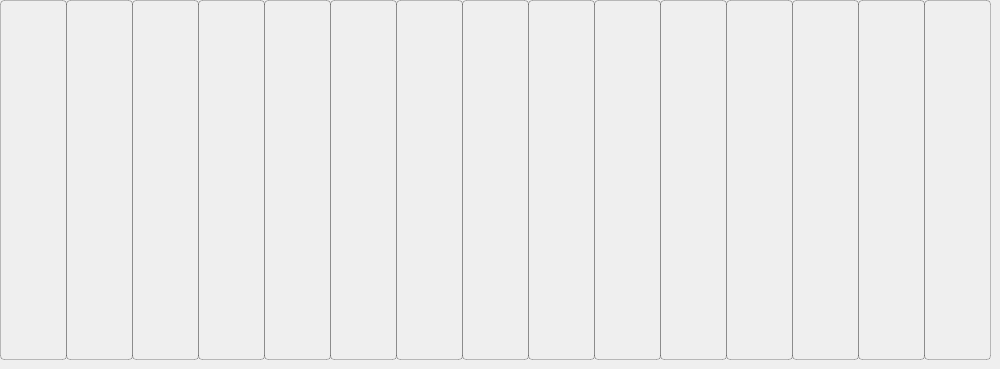
    <widget class="QFrame" name="keys_frame">
     <property name="styleSheet">
      <string notr="true">QFrame {
border-radius: 3px;
}</string>
     </property>
     <property name="frameShape">
      <enum>QFrame::Panel</enum>
     </property>
     <property name="frameShadow">
      <enum>QFrame::Raised</enum>
     </property>
     <widget class="QPushButton" name="C3">
      <property name="geometry">
       <rect>
        <x>0</x>
        <y>0</y>
        <width>67</width>
        <height>360</height>
       </rect>
      </property>
      <property name="styleSheet">
       <string notr="true">QPushButton {
	border-radius: 4px;
	background-color: qlineargradient(spread:pad, x1:1, y1:1, x2:0, y2:0, stop:0 rgb(255, 249, 240), stop:1 				rgb(200, 200, 200));
	border: 1px solid;
	border-color: rgba(0, 0, 0,  60);
}

QPushButton:hover {
	background-color: qlineargradient(spread:pad, x1:1, y1:1, x2:0, y2:0, stop:0 rgb(255, 249, 240), stop:1 				rgb(255, 255, 255));
}

QPushButton:pressed {
	background-color: qlineargradient(spread:pad, x1:1, y1:1, x2:0, y2:0, stop:0 rgb(255, 249, 240), stop:1 				rgb(180, 180, 180));
}</string>
      </property>
      <property name="text">
       <string/>
      </property>
     </widget>
     <widget class="QPushButton" name="D3">
      <property name="geometry">
       <rect>
        <x>66</x>
        <y>0</y>
        <width>67</width>
        <height>360</height>
       </rect>
      </property>
      <property name="styleSheet">
       <string notr="true">QPushButton {
	border-radius: 4px;
	background-color: qlineargradient(spread:pad, x1:1, y1:1, x2:0, y2:0, stop:0 rgb(255, 249, 240), stop:1 				rgb(200, 200, 200));
	border: 1px solid;
	border-color: rgba(0, 0, 0,  60);
}

QPushButton:hover {
	background-color: qlineargradient(spread:pad, x1:1, y1:1, x2:0, y2:0, stop:0 rgb(255, 249, 240), stop:1 				rgb(255, 255, 255));
}

QPushButton:pressed {
	background-color: qlineargradient(spread:pad, x1:1, y1:1, x2:0, y2:0, stop:0 rgb(255, 249, 240), stop:1 				rgb(180, 180, 180));
}</string>
      </property>
      <property name="text">
       <string/>
      </property>
     </widget>
     <widget class="QPushButton" name="E3">
      <property name="geometry">
       <rect>
        <x>132</x>
        <y>0</y>
        <width>67</width>
        <height>360</height>
       </rect>
      </property>
      <property name="styleSheet">
       <string notr="true">QPushButton {
	border-radius: 4px;
	background-color: qlineargradient(spread:pad, x1:1, y1:1, x2:0, y2:0, stop:0 rgb(255, 249, 240), stop:1 				rgb(200, 200, 200));
	border: 1px solid;
	border-color: rgba(0, 0, 0,  60);
}

QPushButton:hover {
	background-color: qlineargradient(spread:pad, x1:1, y1:1, x2:0, y2:0, stop:0 rgb(255, 249, 240), stop:1 				rgb(255, 255, 255));
}

QPushButton:pressed {
	background-color: qlineargradient(spread:pad, x1:1, y1:1, x2:0, y2:0, stop:0 rgb(255, 249, 240), stop:1 				rgb(180, 180, 180));
}</string>
      </property>
      <property name="text">
       <string/>
      </property>
     </widget>
     <widget class="QPushButton" name="F3">
      <property name="geometry">
       <rect>
        <x>198</x>
        <y>0</y>
        <width>67</width>
        <height>360</height>
       </rect>
      </property>
      <property name="styleSheet">
       <string notr="true">QPushButton {
	border-radius: 4px;
	background-color: qlineargradient(spread:pad, x1:1, y1:1, x2:0, y2:0, stop:0 rgb(255, 249, 240), stop:1 				rgb(200, 200, 200));
	border: 1px solid;
	border-color: rgba(0, 0, 0,  60);
}

QPushButton:hover {
	background-color: qlineargradient(spread:pad, x1:1, y1:1, x2:0, y2:0, stop:0 rgb(255, 249, 240), stop:1 				rgb(255, 255, 255));
}

QPushButton:pressed {
	background-color: qlineargradient(spread:pad, x1:1, y1:1, x2:0, y2:0, stop:0 rgb(255, 249, 240), stop:1 				rgb(180, 180, 180));
}</string>
      </property>
      <property name="text">
       <string/>
      </property>
     </widget>
     <widget class="QPushButton" name="G3">
      <property name="geometry">
       <rect>
        <x>264</x>
        <y>0</y>
        <width>67</width>
        <height>360</height>
       </rect>
      </property>
      <property name="styleSheet">
       <string notr="true">QPushButton {
	border-radius: 4px;
	background-color: qlineargradient(spread:pad, x1:1, y1:1, x2:0, y2:0, stop:0 rgb(255, 249, 240), stop:1 				rgb(200, 200, 200));
	border: 1px solid;
	border-color: rgba(0, 0, 0,  60);
}

QPushButton:hover {
	background-color: qlineargradient(spread:pad, x1:1, y1:1, x2:0, y2:0, stop:0 rgb(255, 249, 240), stop:1 				rgb(255, 255, 255));
}

QPushButton:pressed {
	background-color: qlineargradient(spread:pad, x1:1, y1:1, x2:0, y2:0, stop:0 rgb(255, 249, 240), stop:1 				rgb(180, 180, 180));
}</string>
      </property>
      <property name="text">
       <string/>
      </property>
     </widget>
     <widget class="QPushButton" name="A3">
      <property name="geometry">
       <rect>
        <x>330</x>
        <y>0</y>
        <width>67</width>
        <height>360</height>
       </rect>
      </property>
      <property name="styleSheet">
       <string notr="true">QPushButton {
	border-radius: 4px;
	background-color: qlineargradient(spread:pad, x1:1, y1:1, x2:0, y2:0, stop:0 rgb(255, 249, 240), stop:1 				rgb(200, 200, 200));
	border: 1px solid;
	border-color: rgba(0, 0, 0,  60);
}

QPushButton:hover {
	background-color: qlineargradient(spread:pad, x1:1, y1:1, x2:0, y2:0, stop:0 rgb(255, 249, 240), stop:1 				rgb(255, 255, 255));
}

QPushButton:pressed {
	background-color: qlineargradient(spread:pad, x1:1, y1:1, x2:0, y2:0, stop:0 rgb(255, 249, 240), stop:1 				rgb(180, 180, 180));
}</string>
      </property>
      <property name="text">
       <string/>
      </property>
     </widget>
     <widget class="QPushButton" name="B3">
      <property name="geometry">
       <rect>
        <x>396</x>
        <y>0</y>
        <width>67</width>
        <height>360</height>
       </rect>
      </property>
      <property name="styleSheet">
       <string notr="true">QPushButton {
	border-radius: 4px;
	background-color: qlineargradient(spread:pad, x1:1, y1:1, x2:0, y2:0, stop:0 rgb(255, 249, 240), stop:1 				rgb(200, 200, 200));
	border: 1px solid;
	border-color: rgba(0, 0, 0,  60);
}

QPushButton:hover {
	background-color: qlineargradient(spread:pad, x1:1, y1:1, x2:0, y2:0, stop:0 rgb(255, 249, 240), stop:1 				rgb(255, 255, 255));
}

QPushButton:pressed {
	background-color: qlineargradient(spread:pad, x1:1, y1:1, x2:0, y2:0, stop:0 rgb(255, 249, 240), stop:1 				rgb(180, 180, 180));
}</string>
      </property>
      <property name="text">
       <string/>
      </property>
     </widget>
     <widget class="QPushButton" name="D4">
      <property name="geometry">
       <rect>
        <x>528</x>
        <y>0</y>
        <width>67</width>
        <height>360</height>
       </rect>
      </property>
      <property name="styleSheet">
       <string notr="true">QPushButton {
	border-radius: 4px;
	background-color: qlineargradient(spread:pad, x1:1, y1:1, x2:0, y2:0, stop:0 rgb(255, 249, 240), stop:1 				rgb(200, 200, 200));
	border: 1px solid;
	border-color: rgba(0, 0, 0,  60);
}

QPushButton:hover {
	background-color: qlineargradient(spread:pad, x1:1, y1:1, x2:0, y2:0, stop:0 rgb(255, 249, 240), stop:1 				rgb(255, 255, 255));
}

QPushButton:pressed {
	background-color: qlineargradient(spread:pad, x1:1, y1:1, x2:0, y2:0, stop:0 rgb(255, 249, 240), stop:1 				rgb(180, 180, 180));
}</string>
      </property>
      <property name="text">
       <string/>
      </property>
     </widget>
     <widget class="QPushButton" name="G4">
      <property name="geometry">
       <rect>
        <x>726</x>
        <y>0</y>
        <width>67</width>
        <height>360</height>
       </rect>
      </property>
      <property name="styleSheet">
       <string notr="true">QPushButton {
	border-radius: 4px;
	background-color: qlineargradient(spread:pad, x1:1, y1:1, x2:0, y2:0, stop:0 rgb(255, 249, 240), stop:1 				rgb(200, 200, 200));
	border: 1px solid;
	border-color: rgba(0, 0, 0,  60);
}

QPushButton:hover {
	background-color: qlineargradient(spread:pad, x1:1, y1:1, x2:0, y2:0, stop:0 rgb(255, 249, 240), stop:1 				rgb(255, 255, 255));
}

QPushButton:pressed {
	background-color: qlineargradient(spread:pad, x1:1, y1:1, x2:0, y2:0, stop:0 rgb(255, 249, 240), stop:1 				rgb(180, 180, 180));
}</string>
      </property>
      <property name="text">
       <string/>
      </property>
     </widget>
     <widget class="QPushButton" name="A4">
      <property name="geometry">
       <rect>
        <x>792</x>
        <y>0</y>
        <width>67</width>
        <height>360</height>
       </rect>
      </property>
      <property name="styleSheet">
       <string notr="true">QPushButton {
	border-radius: 4px;
	background-color: qlineargradient(spread:pad, x1:1, y1:1, x2:0, y2:0, stop:0 rgb(255, 249, 240), stop:1 				rgb(200, 200, 200));
	border: 1px solid;
	border-color: rgba(0, 0, 0,  60);
}

QPushButton:hover {
	background-color: qlineargradient(spread:pad, x1:1, y1:1, x2:0, y2:0, stop:0 rgb(255, 249, 240), stop:1 				rgb(255, 255, 255));
}

QPushButton:pressed {
	background-color: qlineargradient(spread:pad, x1:1, y1:1, x2:0, y2:0, stop:0 rgb(255, 249, 240), stop:1 				rgb(180, 180, 180));
}</string>
      </property>
      <property name="text">
       <string/>
      </property>
     </widget>
     <widget class="QPushButton" name="B4">
      <property name="geometry">
       <rect>
        <x>858</x>
        <y>0</y>
        <width>67</width>
        <height>360</height>
       </rect>
      </property>
      <property name="styleSheet">
       <string notr="true">QPushButton {
	border-radius: 4px;
	background-color: qlineargradient(spread:pad, x1:1, y1:1, x2:0, y2:0, stop:0 rgb(255, 249, 240), stop:1 				rgb(200, 200, 200));
	border: 1px solid;
	border-color: rgba(0, 0, 0,  60);
}

QPushButton:hover {
	background-color: qlineargradient(spread:pad, x1:1, y1:1, x2:0, y2:0, stop:0 rgb(255, 249, 240), stop:1 				rgb(255, 255, 255));
}

QPushButton:pressed {
	background-color: qlineargradient(spread:pad, x1:1, y1:1, x2:0, y2:0, stop:0 rgb(255, 249, 240), stop:1 				rgb(180, 180, 180));
}</string>
      </property>
      <property name="text">
       <string/>
      </property>
     </widget>
     <widget class="QPushButton" name="C5">
      <property name="geometry">
       <rect>
        <x>924</x>
        <y>0</y>
        <width>67</width>
        <height>360</height>
       </rect>
      </property>
      <property name="styleSheet">
       <string notr="true">QPushButton {
	border-radius: 4px;
	background-color: qlineargradient(spread:pad, x1:1, y1:1, x2:0, y2:0, stop:0 rgb(255, 249, 240), stop:1 				rgb(200, 200, 200));
	border: 1px solid;
	border-color: rgba(0, 0, 0,  60);
}

QPushButton:hover {
	background-color: qlineargradient(spread:pad, x1:1, y1:1, x2:0, y2:0, stop:0 rgb(255, 249, 240), stop:1 				rgb(255, 255, 255));
}

QPushButton:pressed {
	background-color: qlineargradient(spread:pad, x1:1, y1:1, x2:0, y2:0, stop:0 rgb(255, 249, 240), stop:1 				rgb(180, 180, 180));
}</string>
      </property>
      <property name="text">
       <string/>
      </property>
     </widget>
     <widget class="QPushButton" name="F4">
      <property name="geometry">
       <rect>
        <x>660</x>
        <y>0</y>
        <width>67</width>
        <height>360</height>
       </rect>
      </property>
      <property name="styleSheet">
       <string notr="true">QPushButton {
	border-radius: 4px;
	background-color: qlineargradient(spread:pad, x1:1, y1:1, x2:0, y2:0, stop:0 rgb(255, 249, 240), stop:1 				rgb(200, 200, 200));
	border: 1px solid;
	border-color: rgba(0, 0, 0,  60);
}

QPushButton:hover {
	background-color: qlineargradient(spread:pad, x1:1, y1:1, x2:0, y2:0, stop:0 rgb(255, 249, 240), stop:1 				rgb(255, 255, 255));
}

QPushButton:pressed {
	background-color: qlineargradient(spread:pad, x1:1, y1:1, x2:0, y2:0, stop:0 rgb(255, 249, 240), stop:1 				rgb(180, 180, 180));
}</string>
      </property>
      <property name="text">
       <string/>
      </property>
     </widget>
     <widget class="QPushButton" name="E4">
      <property name="geometry">
       <rect>
        <x>594</x>
        <y>0</y>
        <width>67</width>
        <height>360</height>
       </rect>
      </property>
      <property name="styleSheet">
       <string notr="true">QPushButton {
	border-radius: 4px;
	background-color: qlineargradient(spread:pad, x1:1, y1:1, x2:0, y2:0, stop:0 rgb(255, 249, 240), stop:1 				rgb(200, 200, 200));
	border: 1px solid;
	border-color: rgba(0, 0, 0,  60);
}

QPushButton:hover {
	background-color: qlineargradient(spread:pad, x1:1, y1:1, x2:0, y2:0, stop:0 rgb(255, 249, 240), stop:1 				rgb(255, 255, 255));
}

QPushButton:pressed {
	background-color: qlineargradient(spread:pad, x1:1, y1:1, x2:0, y2:0, stop:0 rgb(255, 249, 240), stop:1 				rgb(180, 180, 180));
}</string>
      </property>
      <property name="text">
       <string/>
      </property>
     </widget>
     <widget class="QPushButton" name="C4">
      <property name="geometry">
       <rect>
        <x>462</x>
        <y>0</y>
        <width>67</width>
        <height>360</height>
       </rect>
      </property>
      <property name="styleSheet">
       <string notr="true">QPushButton {
	border-radius: 4px;
	background-color: qlineargradient(spread:pad, x1:1, y1:1, x2:0, y2:0, stop:0 rgb(255, 249, 240), stop:1 				rgb(200, 200, 200));
	border: 1px solid;
	border-color: rgba(0, 0, 0,  60);
}

QPushButton:hover {
	background-color: qlineargradient(spread:pad, x1:1, y1:1, x2:0, y2:0, stop:0 rgb(255, 249, 240), stop:1 				rgb(255, 255, 255));
}

QPushButton:pressed {
	background-color: qlineargradient(spread:pad, x1:1, y1:1, x2:0, y2:0, stop:0 rgb(255, 249, 240), stop:1 				rgb(180, 180, 180));
}</string>
      </property>
      <property name="text">
       <string/>
      </property>
     </widget>
     <widget class="QPushButton" name="C#3">
      <property name="geometry">
       <rect>
        <x>50</x>
        <y>0</y>
        <width>35</width>
        <height>220</height>
       </rect>
      </property>
      <property name="styleSheet">
       <string notr="true">QPushButton {
	background-color: qlineargradient(spread:pad, x1:1, y1:1, x2:0, y2:0, stop:0 rgba(0, 0, 0, 255), stop:1 					rgb(126, 126, 126));
	border-radius: 3px;
}
QPushButton:hover {
	background-color: qlineargradient(spread:pad, x1:1, y1:1, x2:0, y2:0, stop:0 rgba(0, 0, 0, 255), stop:1 					rgb(150, 150, 150));
}
QPushButton:pressed {
	background-color: qlineargradient(spread:pad, x1:1, y1:1, x2:0, y2:0, stop:0 rgba(0, 0, 0, 255), stop:1 					rgb(100, 100, 100));
}</string>
      </property>
      <property name="text">
       <string/>
      </property>
      <property name="flat">
       <bool>false</bool>
      </property>
     </widget>
     <widget class="QPushButton" name="D#3">
      <property name="geometry">
       <rect>
        <x>116</x>
        <y>0</y>
        <width>35</width>
        <height>220</height>
       </rect>
      </property>
      <property name="styleSheet">
       <string notr="true">QPushButton {
	background-color: qlineargradient(spread:pad, x1:1, y1:1, x2:0, y2:0, stop:0 rgba(0, 0, 0, 255), stop:1 					rgb(126, 126, 126));
	border-radius: 3px;
}
QPushButton:hover {
	background-color: qlineargradient(spread:pad, x1:1, y1:1, x2:0, y2:0, stop:0 rgba(0, 0, 0, 255), stop:1 					rgb(150, 150, 150));
}
QPushButton:pressed {
	background-color: qlineargradient(spread:pad, x1:1, y1:1, x2:0, y2:0, stop:0 rgba(0, 0, 0, 255), stop:1 					rgb(100, 100, 100));
}</string>
      </property>
      <property name="text">
       <string/>
      </property>
      <property name="flat">
       <bool>false</bool>
      </property>
     </widget>
     <widget class="QPushButton" name="F#3">
      <property name="geometry">
       <rect>
        <x>248</x>
        <y>0</y>
        <width>35</width>
        <height>220</height>
       </rect>
      </property>
      <property name="styleSheet">
       <string notr="true">QPushButton {
	background-color: qlineargradient(spread:pad, x1:1, y1:1, x2:0, y2:0, stop:0 rgba(0, 0, 0, 255), stop:1 					rgb(126, 126, 126));
	border-radius: 3px;
}
QPushButton:hover {
	background-color: qlineargradient(spread:pad, x1:1, y1:1, x2:0, y2:0, stop:0 rgba(0, 0, 0, 255), stop:1 					rgb(150, 150, 150));
}
QPushButton:pressed {
	background-color: qlineargradient(spread:pad, x1:1, y1:1, x2:0, y2:0, stop:0 rgba(0, 0, 0, 255), stop:1 					rgb(100, 100, 100));
}</string>
      </property>
      <property name="text">
       <string/>
      </property>
      <property name="flat">
       <bool>false</bool>
      </property>
     </widget>
     <widget class="QPushButton" name="G#3">
      <property name="geometry">
       <rect>
        <x>314</x>
        <y>0</y>
        <width>35</width>
        <height>220</height>
       </rect>
      </property>
      <property name="styleSheet">
       <string notr="true">QPushButton {
	background-color: qlineargradient(spread:pad, x1:1, y1:1, x2:0, y2:0, stop:0 rgba(0, 0, 0, 255), stop:1 					rgb(126, 126, 126));
	border-radius: 3px;
}
QPushButton:hover {
	background-color: qlineargradient(spread:pad, x1:1, y1:1, x2:0, y2:0, stop:0 rgba(0, 0, 0, 255), stop:1 					rgb(150, 150, 150));
}
QPushButton:pressed {
	background-color: qlineargradient(spread:pad, x1:1, y1:1, x2:0, y2:0, stop:0 rgba(0, 0, 0, 255), stop:1 					rgb(100, 100, 100));
}</string>
      </property>
      <property name="text">
       <string/>
      </property>
      <property name="flat">
       <bool>false</bool>
      </property>
     </widget>
     <widget class="QPushButton" name="A#3">
      <property name="geometry">
       <rect>
        <x>380</x>
        <y>0</y>
        <width>35</width>
        <height>220</height>
       </rect>
      </property>
      <property name="styleSheet">
       <string notr="true">QPushButton {
	background-color: qlineargradient(spread:pad, x1:1, y1:1, x2:0, y2:0, stop:0 rgba(0, 0, 0, 255), stop:1 					rgb(126, 126, 126));
	border-radius: 3px;
}
QPushButton:hover {
	background-color: qlineargradient(spread:pad, x1:1, y1:1, x2:0, y2:0, stop:0 rgba(0, 0, 0, 255), stop:1 					rgb(150, 150, 150));
}
QPushButton:pressed {
	background-color: qlineargradient(spread:pad, x1:1, y1:1, x2:0, y2:0, stop:0 rgba(0, 0, 0, 255), stop:1 					rgb(100, 100, 100));
}</string>
      </property>
      <property name="text">
       <string/>
      </property>
      <property name="flat">
       <bool>false</bool>
      </property>
     </widget>
     <widget class="QPushButton" name="C#4">
      <property name="geometry">
       <rect>
        <x>511</x>
        <y>0</y>
        <width>35</width>
        <height>220</height>
       </rect>
      </property>
      <property name="styleSheet">
       <string notr="true">QPushButton {
	background-color: qlineargradient(spread:pad, x1:1, y1:1, x2:0, y2:0, stop:0 rgba(0, 0, 0, 255), stop:1 					rgb(126, 126, 126));
	border-radius: 3px;
}
QPushButton:hover {
	background-color: qlineargradient(spread:pad, x1:1, y1:1, x2:0, y2:0, stop:0 rgba(0, 0, 0, 255), stop:1 					rgb(150, 150, 150));
}
QPushButton:pressed {
	background-color: qlineargradient(spread:pad, x1:1, y1:1, x2:0, y2:0, stop:0 rgba(0, 0, 0, 255), stop:1 					rgb(100, 100, 100));
}</string>
      </property>
      <property name="text">
       <string/>
      </property>
      <property name="flat">
       <bool>false</bool>
      </property>
     </widget>
     <widget class="QPushButton" name="D#4">
      <property name="geometry">
       <rect>
        <x>578</x>
        <y>0</y>
        <width>35</width>
        <height>220</height>
       </rect>
      </property>
      <property name="styleSheet">
       <string notr="true">QPushButton {
	background-color: qlineargradient(spread:pad, x1:1, y1:1, x2:0, y2:0, stop:0 rgba(0, 0, 0, 255), stop:1 					rgb(126, 126, 126));
	border-radius: 3px;
}
QPushButton:hover {
	background-color: qlineargradient(spread:pad, x1:1, y1:1, x2:0, y2:0, stop:0 rgba(0, 0, 0, 255), stop:1 					rgb(150, 150, 150));
}
QPushButton:pressed {
	background-color: qlineargradient(spread:pad, x1:1, y1:1, x2:0, y2:0, stop:0 rgba(0, 0, 0, 255), stop:1 					rgb(100, 100, 100));
}</string>
      </property>
      <property name="text">
       <string/>
      </property>
      <property name="flat">
       <bool>false</bool>
      </property>
     </widget>
     <widget class="QPushButton" name="F#4">
      <property name="geometry">
       <rect>
        <x>709</x>
        <y>0</y>
        <width>35</width>
        <height>220</height>
       </rect>
      </property>
      <property name="styleSheet">
       <string notr="true">QPushButton {
	background-color: qlineargradient(spread:pad, x1:1, y1:1, x2:0, y2:0, stop:0 rgba(0, 0, 0, 255), stop:1 					rgb(126, 126, 126));
	border-radius: 3px;
}
QPushButton:hover {
	background-color: qlineargradient(spread:pad, x1:1, y1:1, x2:0, y2:0, stop:0 rgba(0, 0, 0, 255), stop:1 					rgb(150, 150, 150));
}
QPushButton:pressed {
	background-color: qlineargradient(spread:pad, x1:1, y1:1, x2:0, y2:0, stop:0 rgba(0, 0, 0, 255), stop:1 					rgb(100, 100, 100));
}</string>
      </property>
      <property name="text">
       <string/>
      </property>
      <property name="flat">
       <bool>false</bool>
      </property>
     </widget>
     <widget class="QPushButton" name="G#4">
      <property name="geometry">
       <rect>
        <x>775</x>
        <y>0</y>
        <width>35</width>
        <height>220</height>
       </rect>
      </property>
      <property name="styleSheet">
       <string notr="true">QPushButton {
	background-color: qlineargradient(spread:pad, x1:1, y1:1, x2:0, y2:0, stop:0 rgba(0, 0, 0, 255), stop:1 					rgb(126, 126, 126));
	border-radius: 3px;
}
QPushButton:hover {
	background-color: qlineargradient(spread:pad, x1:1, y1:1, x2:0, y2:0, stop:0 rgba(0, 0, 0, 255), stop:1 					rgb(150, 150, 150));
}
QPushButton:pressed {
	background-color: qlineargradient(spread:pad, x1:1, y1:1, x2:0, y2:0, stop:0 rgba(0, 0, 0, 255), stop:1 					rgb(100, 100, 100));
}</string>
      </property>
      <property name="text">
       <string/>
      </property>
      <property name="flat">
       <bool>false</bool>
      </property>
     </widget>
     <widget class="QPushButton" name="A#4">
      <property name="geometry">
       <rect>
        <x>841</x>
        <y>0</y>
        <width>35</width>
        <height>220</height>
       </rect>
      </property>
      <property name="styleSheet">
       <string notr="true">QPushButton {
	background-color: qlineargradient(spread:pad, x1:1, y1:1, x2:0, y2:0, stop:0 rgba(0, 0, 0, 255), stop:1 					rgb(126, 126, 126));
	border-radius: 3px;
}
QPushButton:hover {
	background-color: qlineargradient(spread:pad, x1:1, y1:1, x2:0, y2:0, stop:0 rgba(0, 0, 0, 255), stop:1 					rgb(150, 150, 150));
}
QPushButton:pressed {
	background-color: qlineargradient(spread:pad, x1:1, y1:1, x2:0, y2:0, stop:0 rgba(0, 0, 0, 255), stop:1 					rgb(100, 100, 100));
}</string>
      </property>
      <property name="text">
       <string/>
      </property>
      <property name="flat">
       <bool>false</bool>
      </property>
     </widget>
    </widget>
